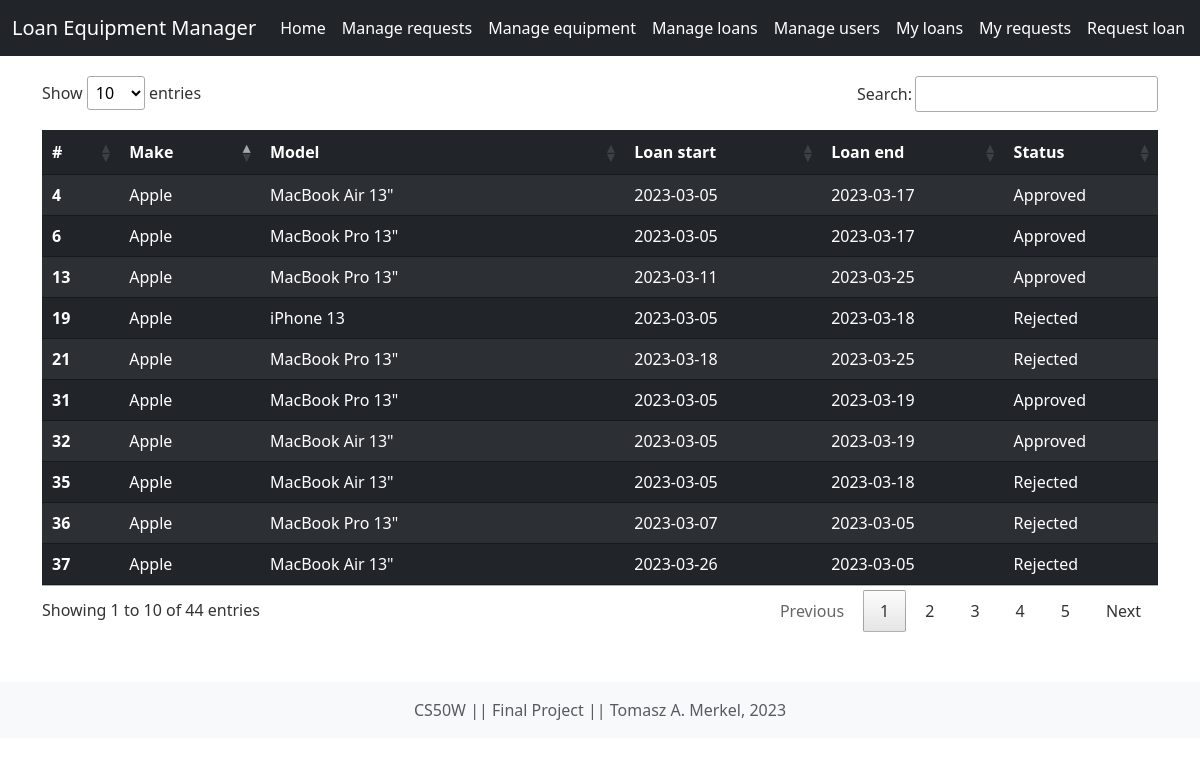
Screenshot of /my_requests (signed in) with the database file from the repository.
### loan_equipment_manager/models.py (models this page shows)
class Loan_item(models.Model):
    CATEGORY = (
        ('...', '...'),
        ('Audio', 'Audio'),
        ('Laptops', 'Laptops'),
        ('Mobile devices', 'Mobile devices'),
        ('Pheripherals', 'Pheripherals')
    )
    asset_number = models.CharField(max_length=128, )
    make = models.CharField(max_length=128, null=False)
    model = models.CharField(max_length=128, null=False)
    category = models.CharField(max_length=128, null=False, choices=CATEGORY)
    on_loan = models.CharField(max_length=3, null=False)
    qr_code = models.CharField(max_length=128, null=True)
    notes = models.CharField(max_length=256, null=False, default="Note")

class Request(models.Model):
    req_number = models.CharField(max_length=128, null=False)
    end_user = models.ForeignKey(User, related_name="requestor_id", on_delete=models.CASCADE)
    req_item = models.ForeignKey(Loan_item, related_name="item_id", on_delete=models.CASCADE)
    req_start_date = models.CharField(max_length=128, null=True)
    req_end_date = models.CharField(max_length=128, null=True)
    req_approved = models.CharField(max_length=3, null=False, default="Pending")

### loan_equipment_manager/views.py (the view)
# urls.py: path('my_requests', views.my_requests, name='my_requests'),
@login_required
def my_requests(request):
    reqPending = Request.objects.filter(end_user_id = request.user.id)
    userReqs = []
    loanPenObj = []
    if reqPending:
        for req in reqPending:
            loanItm = Loan_item.objects.get(id = req.req_item_id)
            make = loanItm.make
            model = loanItm.model
            start_date = req.req_start_date
            end_date = req.req_end_date
            loanPenObj = {"status": req.req_approved, "start_date":start_date, "end_date":end_date, "make":make, "model":model}
            userReqs.append(loanPenObj)
    return render(request, "loan_equipment_manager/my_requests.html", {
        'requests' : userReqs
    })

### loan_equipment_manager/templatetags/auth_extras.py (called while the page is built)
@register.filter(name='has_group')
def has_group(user, group_name):
    group = Group.objects.get(name=group_name)
    return True if group in user.groups.all() else False

### loan_equipment_manager/templates/loan_equipment_manager/my_requests.html
{% extends "loan_equipment_manager/layout.html" %}
{% block body %}
<div class="container">
    <table class="table table-dark table-striped" id="myLoansTable">
        <thead>
            <tr>
                <th scope="col">#</th>
                <th scope="col">Make</th>
                <th scope="col">Model</th>
                <th scope="col">Loan start</th>
                <th scope="col">Loan end</th>
                <th scope="col">Status</th>
            </tr>
        </thead>
        <tbody>
            {% for req in requests %}
                <tr class="item" id="item">
                    <th scope="row">{{ forloop.counter }} </th>
                    <td>{{req.make}}</td>
                    <td>{{req.model}}</td>
                    <td>{{req.start_date}}</td>
                    <td>{{req.end_date}}</td>
                    <td>{{req.status}}</td>
                </tr>
            {% endfor %}
        </tbody>
    </table>
</div>
{% endblock %}

### loan_equipment_manager/static/loan_equipment_manager/styles.css (style rules this page uses)
html, body { position: relative; margin: 0; border: 0; padding: 0; width: 100%; height: 100%; overflow: hidden; }
body { overflow: auto; }
.table { margin:20px; width: 100%; }
tbody { overflow-y: auto; height: 10px; width: 100%; }

### loan_equipment_manager/static/loan_equipment_manager/dataTables.css (style rules this page uses)
table.dataTable thead>tr>th.sorting, table.dataTable thead>tr>th.sorting_asc, table.dataTable thead>tr>th.sorting_desc, table.dataTable thead>tr>th.sorting_asc_disabled, table.dataTable thead>tr>th.sorting_desc_disabled, table.dataTable thead>tr>td.sorting, table.dataTable thead>tr>td.sorting_asc, table.dataTable thead>tr>td.sorting_desc, table.dataTable thead>tr>td.sorting_asc_disabled, table.dataTable thead>tr>td.sorting_desc_disabled { cursor: pointer; position: relative; padding-right: 26px }
table.dataTable thead>tr>th.sorting:before, table.dataTable thead>tr>th.sorting:after, table.dataTable thead>tr>th.sorting_asc:before, table.dataTable thead>tr>th.sorting_asc:after, table.dataTable thead>tr>th.sorting_desc:before, table.dataTable thead>tr>th.sorting_desc:after, table.dataTable thead>tr>th.sorting_asc_disabled:before, table.dataTable thead>tr>th.sorting_asc_disabled:after, table.dataTable thead>tr>th.sorting_desc_disabled:before, table.dataTable thead>tr>th.sorting_desc_disabled:after, table.dataTable thead>tr>td.sorting:before, table.dataTable thead>tr>td.sorting:after, table.dataTable thead>tr>td.sorting_asc:before, table.dataTable thead>tr>td.sorting_asc:after, table.dataTable thead>tr>td.sorting_desc:before, table.dataTable thead>tr>td.sorting_desc:after, table.dataTable thead>tr>td.sorting_asc_disabled:before, table.dataTable thead>tr>td.sorting_asc_disabled:after, table.dataTable thead>tr>td.sorting_desc_disabled:before, table.dataTable thead>tr>td.sorting_desc_disabled:after { position: absolute; display: block; opacity: .125; right: 10px; line-height: 9px; font-size: .9em }
table.dataTable thead>tr>th.sorting:before, table.dataTable thead>tr>th.sorting_asc:before, table.dataTable thead>tr>th.sorting_desc:before, table.dataTable thead>tr>th.sorting_asc_disabled:before, table.dataTable thead>tr>th.sorting_desc_disabled:before, table.dataTable thead>tr>td.sorting:before, table.dataTable thead>tr>td.sorting_asc:before, table.dataTable thead>tr>td.sorting_desc:before, table.dataTable thead>tr>td.sorting_asc_disabled:before, table.dataTable thead>tr>td.sorting_desc_disabled:before { bottom: 50%; content: "▴" }
table.dataTable thead>tr>th.sorting:after, table.dataTable thead>tr>th.sorting_asc:after, table.dataTable thead>tr>th.sorting_desc:after, table.dataTable thead>tr>th.sorting_asc_disabled:after, table.dataTable thead>tr>th.sorting_desc_disabled:after, table.dataTable thead>tr>td.sorting:after, table.dataTable thead>tr>td.sorting_asc:after, table.dataTable thead>tr>td.sorting_desc:after, table.dataTable thead>tr>td.sorting_asc_disabled:after, table.dataTable thead>tr>td.sorting_desc_disabled:after { top: 50%; content: "▾" }
table.dataTable thead>tr>th.sorting_asc:before, table.dataTable thead>tr>th.sorting_desc:after, table.dataTable thead>tr>td.sorting_asc:before, table.dataTable thead>tr>td.sorting_desc:after { opacity: .6 }
table.dataTable thead th, table.dataTable thead td, table.dataTable tfoot th, table.dataTable tfoot td { text-align: left }
table.dataTable { width: 100%; margin: 0 auto; clear: both; border-collapse: separate; border-spacing: 0 }
table.dataTable thead th, table.dataTable tfoot th { font-weight: bold }
table.dataTable thead th, table.dataTable thead td { padding: 10px; border-bottom: 1px solid rgba(0, 0, 0, 0.3) }
table.dataTable tbody tr { background-color: transparent }
table.dataTable tbody th, table.dataTable tbody td { padding: 8px 10px }
table.dataTable.no-footer { border-bottom: 1px solid rgba(0, 0, 0, 0.3) }
table.dataTable th, table.dataTable td { box-sizing: content-box }

### rows the page displays
Loan_item: make "Apple" "Apple" "Apple", model "MacBook Air 13\"" "MacBook Air 13\"" "MacBook Air 13\""
Request: start_date "2023-03-05", end_date "2023-03-17", status "Approved"
Loan_item: make "Apple" "Apple" "Apple" "Apple" "Apple", model "MacBook Pro 13\"" "MacBook Pro 13\"" "MacBook Pro 13\"" "MacBook Pro 13\"" "MacBook Pro 13\""
Request: start_date "2023-03-05", end_date "2023-03-17", status "Approved"
Request: start_date "2023-03-11", end_date "2023-03-25", status "Approved"
Loan_item: make "Apple", model "iPhone 13"
Request: start_date "2023-03-05", end_date "2023-03-18", status "Rejected"
Request: start_date "2023-03-18", end_date "2023-03-25", status "Rejected"
Request: start_date "2023-03-05", end_date "2023-03-19", status "Approved"
Request: start_date "2023-03-05", end_date "2023-03-19", status "Approved"
Request: start_date "2023-03-05", end_date "2023-03-18", status "Rejected"
Request: start_date "2023-03-07", end_date "2023-03-05", status "Rejected"
Loan_item: make "Apple", model "MacBook Air 13\""
Request: start_date "2023-03-26", end_date "2023-03-05", status "Rejected"
